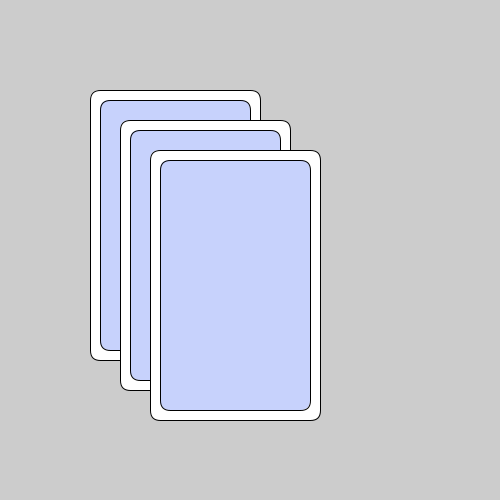
Frame 1 (no input)
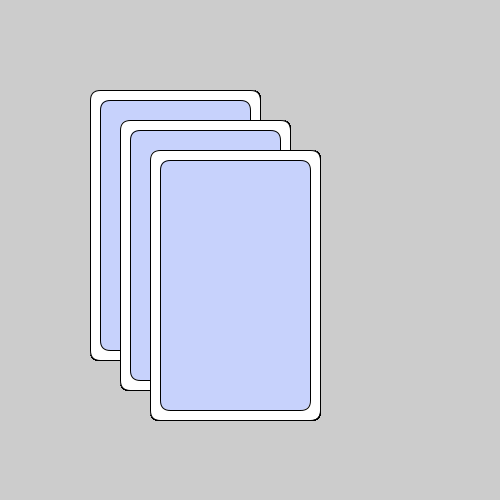
Frame 60 (the mouse pressed at the canvas centre just before this capture)
Frame 120 (the mouse held since frame 60 and released just before this capture): identical to frame 60, image omitted

The Processing sketch that drew these frames (run headless with seeded random() and noise(); from frame 60 on, the mouse is pressed at the canvas centre):

// Processing sketch: week02_2
// ── week02_2.pde
void setup(){
  size(500,500);
}
int W=20;
void draw(){
  drawCard(100,100);
  drawCard(130,130);
  drawCard(160,160);
}
void drawCard(int x,int y){
  fill(255);
  rect(x-W/2,y-W/2, 150+W,250+W, 10);
  fill(#C7D2FC);
  rect(x,y, 150,250, 10);
}
